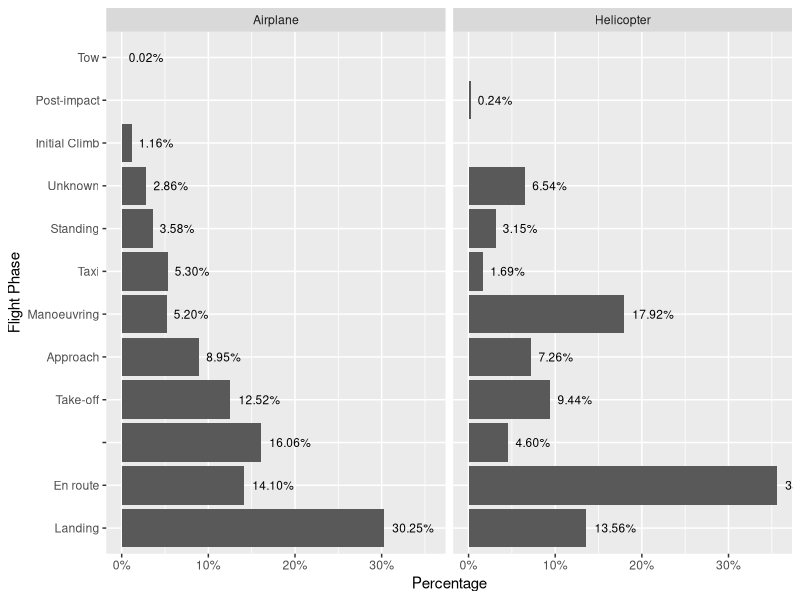
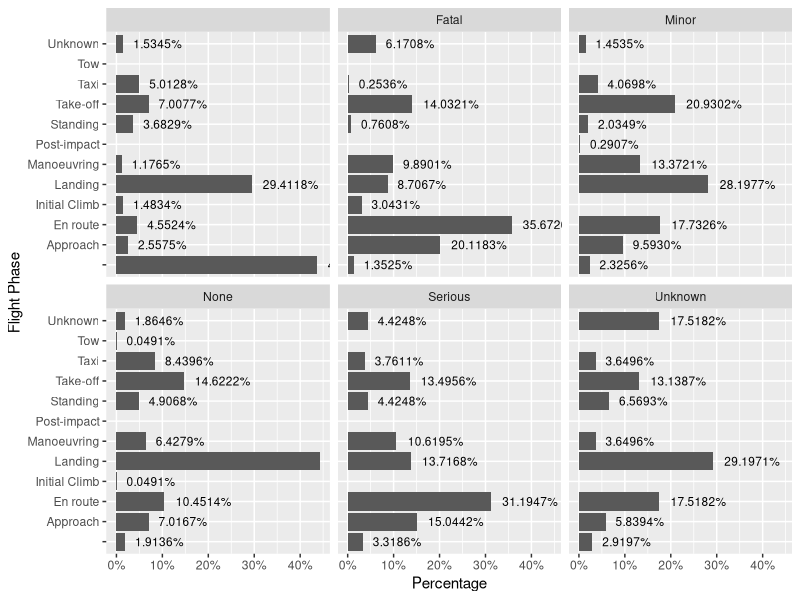
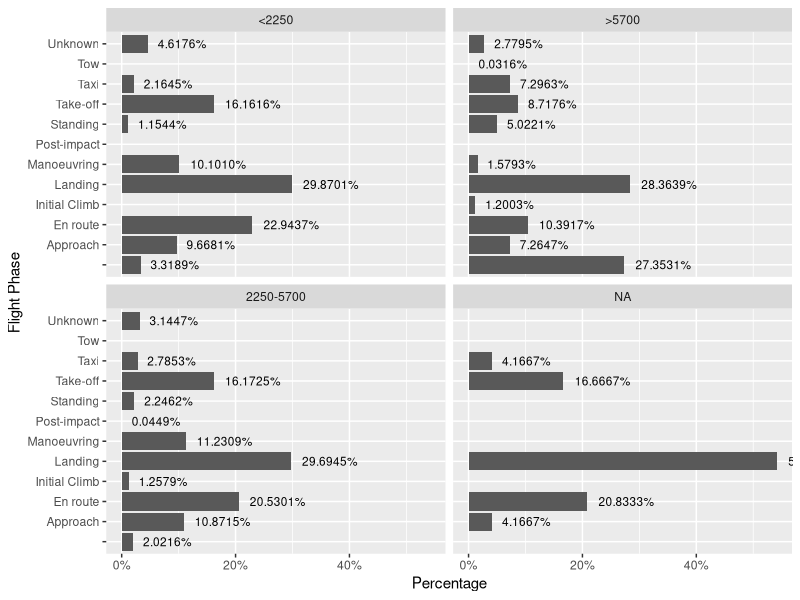
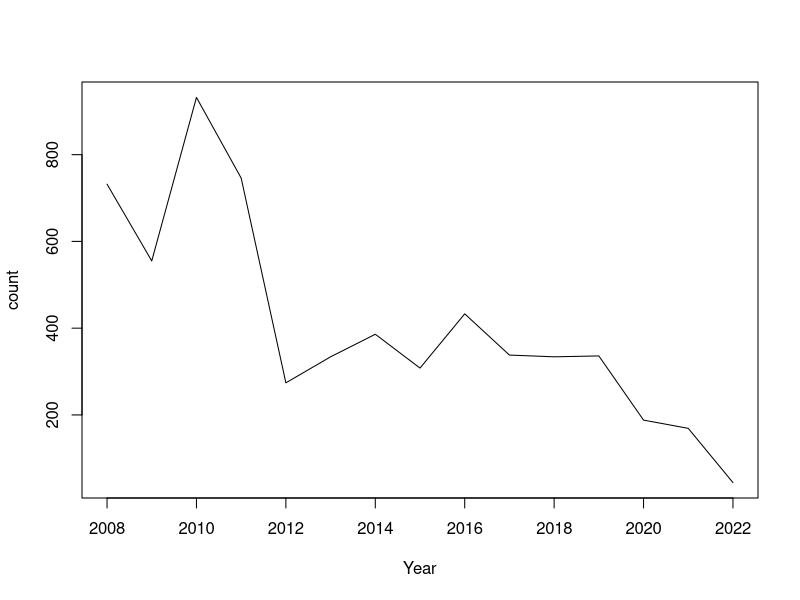
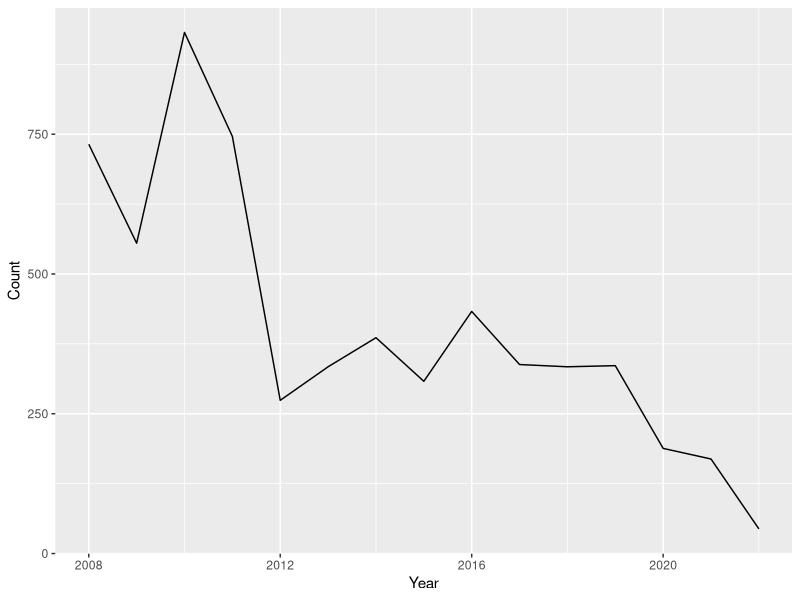

Recreate these plots in R, in order.
## ---- chunk 1
knitr::opts_chunk$set(echo = TRUE)
library(tidyverse)
library(magrittr)
library(here)
## ---- chunk 2
data<-read.csv(file="Data/ICAO_accidents.csv",header = T)
## ---- chunk 3
head(data)
## ---- chunk 4
#to limit ourselves 
#remove to specific information and duplicates
data %<>% mutate("AircraftType"=case_when(Airplane=="True"~"Airplane",
                                     Helicopter=="True"~"Helicopter"),
                "WeightCat"=case_when(Over5700=="True"~">5700",
                                        Over2250=="False" ~ "<2250",
                                        Over2250=="True" & Over5700=="False" ~"2250-5700")) %>%   select(!c("Location","Operator","Date","Model","StateOfOperator","Class","ScheduledCommercial","Official","OccCats","Over2250","Over5700","Helicopter","Airplane","Registration","X"))%>% 
  mutate_if(is.character, as.factor) 

str(data)



## ---- chunk 5
#frequencies
data %$% table(AircraftType)

frq.per.country<-data %>% group_by(StateOfOccurrence) %>% 
  summarise(count=n()) %>% 
  arrange(count)

frq.per.FlightPhase<-data %>% group_by(FlightPhase) %>% 
  summarise(count=n()) %>% 
  arrange(count)

data %>% group_by(InjuryLevel) %>% 
  summarise(count=n()) %>% 
  arrange(count)

data %>% group_by(Risk) %>% 
  summarise(count=n()) %>% 
  arrange(count)

data %>% group_by(Risk) %>% 
  summarise(count=n()) %>% 
  arrange(count)



frq.flightPhase.by.InjuryLevel<-data %>% group_by(FlightPhase, InjuryLevel) %>% 
  summarise(count=n())

## ---- chunk 6
#plots

# frequency of accidents by flight phase (Landing, Take-off, etc.) grouped by aircraft type (Airplane, Helicopter)
FlightPhase.order<-data %>% group_by(FlightPhase) %>% 
  summarise(count=n()) %>% 
  arrange(-count) %$% FlightPhase

ggplot(data = data, aes(x=factor(FlightPhase, FlightPhase.order), group=AircraftType)) + 
  geom_bar(mapping = aes(y=..prop..), stat="count") +
  coord_flip() +
  facet_wrap(~ AircraftType)+
  geom_text(aes(label = scales::percent(..prop..), y= ..prop..), stat= "count", size=3, hjust = -0.2 )  +
  scale_y_continuous(labels = scales::percent)+
  labs(x = "Flight Phase", y="Percentage")

#checks of hte numbers -- correct 
subset(data, AircraftType=="Airplane" & FlightPhase=="Take-off") %>% nrow / subset(data, AircraftType=="Airplane") %>% nrow
subset(data, AircraftType=="Helicopter" & FlightPhase=="Take-off") %>% nrow / subset(data, AircraftType=="Helicopter") %>% nrow

## ---- chunk 7
# frequency of accidents in each flight pahse grouped by InjuryLevel
ggplot(data = data[data$InjuryLevel %in% c("Fatal", "Minor", "Serious", "None", "Unknown", ""),], aes(x=FlightPhase, group=InjuryLevel)) + 
  geom_bar(mapping = aes(y=..prop..), stat="count") +
  coord_flip() +
  facet_wrap(~ InjuryLevel)+
  geom_text(aes(label = scales::percent(..prop..), y= ..prop..), stat= "count", size=3, hjust = -0.2 )  +
  scale_y_continuous(labels = scales::percent)+
  labs(x = "Flight Phase", y="Percentage")

## ---- chunk 8
ggplot(data = data, aes(x=FlightPhase, group=WeightCat)) + 
  geom_bar(mapping = aes(y=..prop..), stat="count") +
  coord_flip() +
  facet_wrap(~ WeightCat)+
  geom_text(aes(label = scales::percent(..prop..), y= ..prop..), stat= "count", size=3, hjust = -0.2 )  +
  scale_y_continuous(labels = scales::percent)+
  labs(x = "Flight Phase", y="Percentage")
## ---- chunk 9

#number of accidents per year - trend
data %>% group_by(Year) %>% 
  summarise(count=n()) %>% 
  arrange(Year)%$%
  plot(Year, count, type="l")

ggplot(data = data, aes(x=Year)) + 
  geom_line(mapping = aes(y=..count..), stat="count") +
  labs(x = "Year", y="Count")

#there was a major drop in the number of accidents from 2012 onwards, so maybe split the data to before and after 2012 and investigate what else changed




